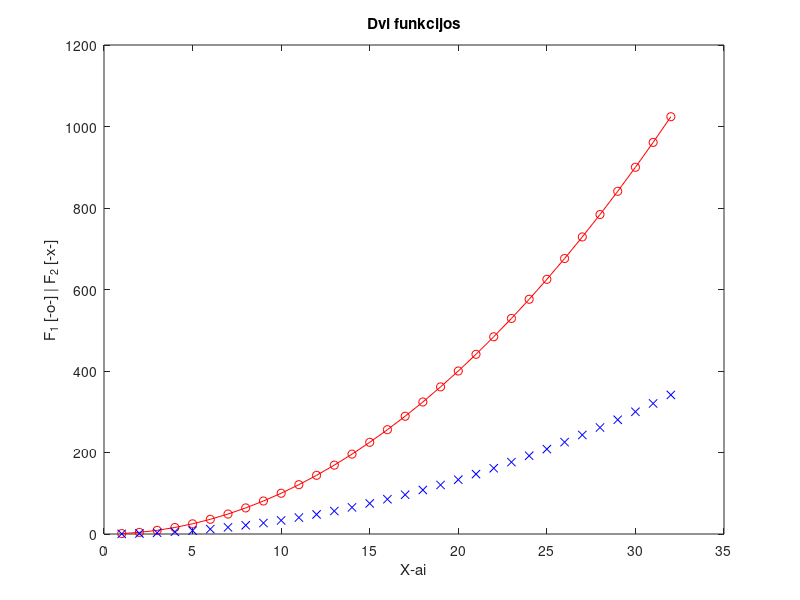

Write MATLAB code to recreate this figure.
% Majus Masonas
% Grupe: EEF-25/1
% Data: 2026-09-14

%% Privaloma uzduotis

x = 1:32;
y = x.^2;

plot(x, y, 'o-r', x, y/3, 'xb')
title('Dvi funkcijos')
xlabel('X-ai')
ylabel('F_1 [-o-] | F_2 [-x-]')


%% Dokumentacijos paieska

% help sin
% help plot
% help title

% doc sin
% doc plot
% doc title

% docsearch linspace
% docsearch size
% docsearch max


%% linspace, size, max pavyzdziai

% linspace(0,10,5) - 5 skaiciai nuo 0 iki 10
% size(A) - matricos dydis
% max(x) - didziausia reiksme


%% Papildoma uzduotis

N = 3;

v = N+1 : 0.5 : N+4

A = [N   N+1 N+2;
    N+3 N+4 N+5;
    N+6 N+7 N+8]

% a)
a = A(3,2)

% b)
b = A(2:3,1:2)

% c)
c = [A(1,1) A(1,3);
    A(3,1) A(3,3)]

% Vektoriaus prijungimas
v_trumpas = v(1:3);

A_galutine = [A; v_trumpas]
